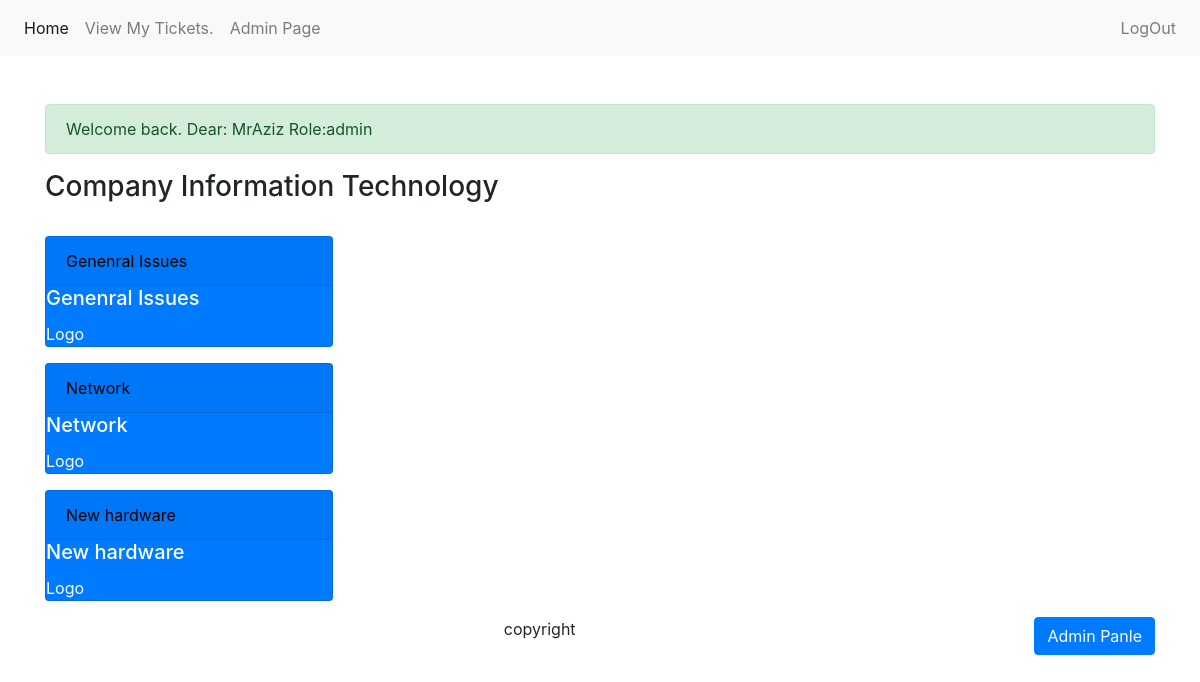
/index.php (signed in), run on the app's committed database.
### tables this page shows
CREATE TABLE `Forms` (
  `idForm` int(11) NOT NULL,
  `name` varchar(30) NOT NULL
);

### index.php (the view, shortened to what this page needs)
<?php
include_once '/opt/lampp/htdocs/ticket/template/header.php';
include_once '/opt/lampp/htdocs/ticket/config/database.php';
include_once '/opt/lampp/htdocs/ticket/template/message.php';
$sql = $mysqli->query("select * from Forms")->fetch_all(MYSQLI_ASSOC);
?>
<?php if(isset($_SESSION['logged_in']) == True ){ ?>
<h3>Company Information Technology</h3>
<br>
<?php foreach($sql as $mysql){ ?>
<div class="card text-white bg-primary mb-3" style="max-width: 18rem;">
  <div class="card-header"><a class="Link" href="ticket.php?idForm=<?php echo $mysql['idForm']?>"><?php echo $mysql['name'];?></a> </div>
     <h5 class="card-title"><?php  echo $mysql['name']; ?></h5>
     <p class="card-text">Logo</p>
  </div>
<?php  } ?>
<?php }else{
  header("location: /ticket/login.php");
} ?>
<?php
 include_once '/opt/lampp/htdocs/ticket/template/footer.php';
?>

### template/header.php (style rules this page uses)
.Link { color: black; }

### data on the page
forms: name "Genenral Issues"
forms: name "Network"
forms: name "New hardware"

### other printed values
$_SESSION['success_message'] "Welcome back. Dear: MrAziz Role:admin"
